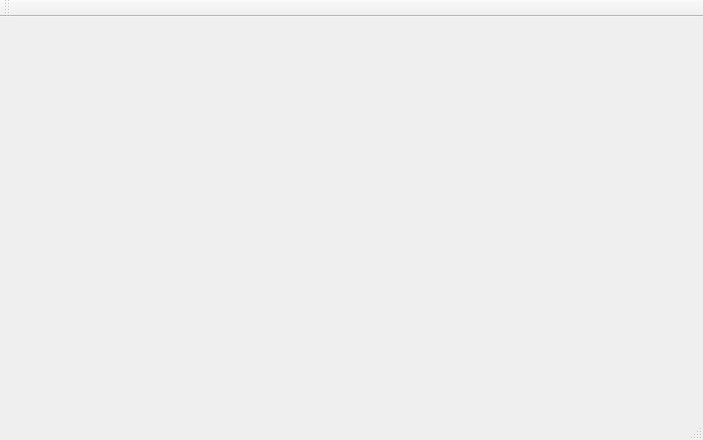
<?xml version="1.0" encoding="UTF-8"?>
<ui version="4.0">
 <class>MainWindow</class>
 <widget class="QMainWindow" name="MainWindow">
  <property name="geometry">
   <rect>
    <x>0</x>
    <y>0</y>
    <width>703</width>
    <height>440</height>
   </rect>
  </property>
  <property name="windowTitle">
   <string>MainWindow</string>
  </property>
  <widget class="QWidget" name="centralWidget">
   <layout class="QGridLayout" name="gridLayout">
    <item row="0" column="0">
     <widget class="GLWidget" name="glWidget" native="true"/>
    </item>
    <item row="1" column="0">
     <widget class="QConsole" name="qConsole" native="true">
      <property name="maximumSize">
       <size>
        <width>16777215</width>
        <height>50</height>
       </size>
      </property>
     </widget>
    </item>
   </layout>
  </widget>
  <widget class="QMenuBar" name="menuBar">
   <property name="geometry">
    <rect>
     <x>0</x>
     <y>0</y>
     <width>703</width>
     <height>27</height>
    </rect>
   </property>
  </widget>
  <widget class="QToolBar" name="mainToolBar">
   <attribute name="toolBarArea">
    <enum>TopToolBarArea</enum>
   </attribute>
   <attribute name="toolBarBreak">
    <bool>false</bool>
   </attribute>
  </widget>
  <widget class="QStatusBar" name="statusBar"/>
 </widget>
 <layoutdefault spacing="6" margin="11"/>
 <customwidgets>
  <customwidget>
   <class>QConsole</class>
   <extends>QWidget</extends>
   <header>qconsole.h</header>
   <container>1</container>
  </customwidget>
  <customwidget>
   <class>GLWidget</class>
   <extends>QWidget</extends>
   <header>glWidget.h</header>
   <container>1</container>
  </customwidget>
 </customwidgets>
 <resources/>
 <connections/>
</ui>
